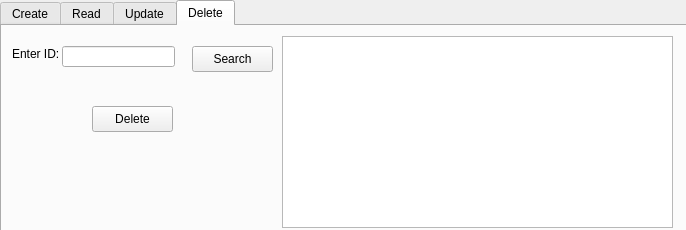
<?xml version="1.0" encoding="UTF-8"?>
<ui version="4.0">
 <class>Dialog</class>
 <widget class="QDialog" name="Dialog">
  <property name="geometry">
   <rect>
    <x>0</x>
    <y>0</y>
    <width>686</width>
    <height>230</height>
   </rect>
  </property>
  <property name="windowTitle">
   <string>Dialog</string>
  </property>
  <widget class="QTabWidget" name="menuTab">
   <property name="geometry">
    <rect>
     <x>0</x>
     <y>0</y>
     <width>691</width>
     <height>381</height>
    </rect>
   </property>
   <property name="whatsThis">
    <string>&lt;html&gt;&lt;head/&gt;&lt;body&gt;&lt;p&gt;Delete&lt;/p&gt;&lt;/body&gt;&lt;/html&gt;</string>
   </property>
   <property name="styleSheet">
    <string notr="true">Delete</string>
   </property>
   <property name="currentIndex">
    <number>3</number>
   </property>
   <widget class="QWidget" name="tab">
    <attribute name="title">
     <string>Create</string>
    </attribute>
    <widget class="QLabel" name="label">
     <property name="geometry">
      <rect>
       <x>20</x>
       <y>20</y>
       <width>81</width>
       <height>31</height>
      </rect>
     </property>
     <property name="text">
      <string>Team name:</string>
     </property>
    </widget>
    <widget class="QLabel" name="label_2">
     <property name="geometry">
      <rect>
       <x>20</x>
       <y>80</y>
       <width>71</width>
       <height>16</height>
      </rect>
     </property>
     <property name="text">
      <string>Coach name:</string>
     </property>
    </widget>
    <widget class="QLabel" name="label_3">
     <property name="geometry">
      <rect>
       <x>260</x>
       <y>20</y>
       <width>131</width>
       <height>41</height>
      </rect>
     </property>
     <property name="text">
      <string>Neughbourhood or city:</string>
     </property>
    </widget>
    <widget class="QLabel" name="label_4">
     <property name="geometry">
      <rect>
       <x>260</x>
       <y>80</y>
       <width>111</width>
       <height>16</height>
      </rect>
     </property>
     <property name="text">
      <string>Number of players:</string>
     </property>
    </widget>
    <widget class="QPushButton" name="btnSave">
     <property name="geometry">
      <rect>
       <x>290</x>
       <y>160</y>
       <width>81</width>
       <height>26</height>
      </rect>
     </property>
     <property name="text">
      <string>Save</string>
     </property>
    </widget>
    <widget class="QLineEdit" name="txtName">
     <property name="geometry">
      <rect>
       <x>90</x>
       <y>30</y>
       <width>113</width>
       <height>21</height>
      </rect>
     </property>
    </widget>
    <widget class="QLineEdit" name="txtCoach">
     <property name="geometry">
      <rect>
       <x>90</x>
       <y>80</y>
       <width>113</width>
       <height>21</height>
      </rect>
     </property>
    </widget>
    <widget class="QLineEdit" name="txtLocation">
     <property name="geometry">
      <rect>
       <x>390</x>
       <y>30</y>
       <width>113</width>
       <height>21</height>
      </rect>
     </property>
    </widget>
    <widget class="QLineEdit" name="txtNumber">
     <property name="geometry">
      <rect>
       <x>370</x>
       <y>80</y>
       <width>113</width>
       <height>21</height>
      </rect>
     </property>
    </widget>
   </widget>
   <widget class="QWidget" name="tab_3">
    <attribute name="title">
     <string>Read</string>
    </attribute>
    <widget class="QLabel" name="label_5">
     <property name="geometry">
      <rect>
       <x>20</x>
       <y>20</y>
       <width>51</width>
       <height>16</height>
      </rect>
     </property>
     <property name="text">
      <string>Enter ID:</string>
     </property>
    </widget>
    <widget class="QLineEdit" name="txtSearchById">
     <property name="geometry">
      <rect>
       <x>80</x>
       <y>20</y>
       <width>113</width>
       <height>21</height>
      </rect>
     </property>
    </widget>
    <widget class="QTextBrowser" name="txaRead">
     <property name="geometry">
      <rect>
       <x>220</x>
       <y>10</y>
       <width>441</width>
       <height>192</height>
      </rect>
     </property>
    </widget>
    <widget class="QPushButton" name="btnSearch">
     <property name="geometry">
      <rect>
       <x>50</x>
       <y>80</y>
       <width>81</width>
       <height>26</height>
      </rect>
     </property>
     <property name="text">
      <string>Search</string>
     </property>
    </widget>
   </widget>
   <widget class="QWidget" name="tab_2">
    <attribute name="title">
     <string>Update</string>
    </attribute>
    <widget class="QLabel" name="label_6">
     <property name="geometry">
      <rect>
       <x>30</x>
       <y>20</y>
       <width>51</width>
       <height>16</height>
      </rect>
     </property>
     <property name="text">
      <string>Enter ID:</string>
     </property>
    </widget>
    <widget class="QLabel" name="label_7">
     <property name="geometry">
      <rect>
       <x>30</x>
       <y>60</y>
       <width>71</width>
       <height>16</height>
      </rect>
     </property>
     <property name="text">
      <string>Team Name:</string>
     </property>
    </widget>
    <widget class="QLabel" name="label_8">
     <property name="geometry">
      <rect>
       <x>30</x>
       <y>100</y>
       <width>81</width>
       <height>16</height>
      </rect>
     </property>
     <property name="text">
      <string>Coach's name:</string>
     </property>
    </widget>
    <widget class="QLineEdit" name="txtSearchByIdUp">
     <property name="geometry">
      <rect>
       <x>90</x>
       <y>20</y>
       <width>113</width>
       <height>21</height>
      </rect>
     </property>
    </widget>
    <widget class="QLineEdit" name="txtNameUp">
     <property name="geometry">
      <rect>
       <x>100</x>
       <y>60</y>
       <width>113</width>
       <height>21</height>
      </rect>
     </property>
    </widget>
    <widget class="QLineEdit" name="txtCoachNameUp">
     <property name="geometry">
      <rect>
       <x>110</x>
       <y>100</y>
       <width>113</width>
       <height>21</height>
      </rect>
     </property>
    </widget>
    <widget class="QLabel" name="label_9">
     <property name="geometry">
      <rect>
       <x>340</x>
       <y>60</y>
       <width>131</width>
       <height>16</height>
      </rect>
     </property>
     <property name="text">
      <string>Neighbourhood and city:</string>
     </property>
    </widget>
    <widget class="QLineEdit" name="txtLocationUp">
     <property name="geometry">
      <rect>
       <x>480</x>
       <y>60</y>
       <width>131</width>
       <height>21</height>
      </rect>
     </property>
    </widget>
    <widget class="QLabel" name="label_10">
     <property name="geometry">
      <rect>
       <x>370</x>
       <y>20</y>
       <width>101</width>
       <height>16</height>
      </rect>
     </property>
     <property name="text">
      <string>Number of players:</string>
     </property>
    </widget>
    <widget class="QLineEdit" name="txtNumberUp">
     <property name="geometry">
      <rect>
       <x>480</x>
       <y>20</y>
       <width>113</width>
       <height>21</height>
      </rect>
     </property>
    </widget>
    <widget class="QPushButton" name="btnSearchByIdUp">
     <property name="geometry">
      <rect>
       <x>220</x>
       <y>20</y>
       <width>71</width>
       <height>21</height>
      </rect>
     </property>
     <property name="text">
      <string>Search</string>
     </property>
    </widget>
    <widget class="QPushButton" name="btnUpdate">
     <property name="geometry">
      <rect>
       <x>300</x>
       <y>160</y>
       <width>81</width>
       <height>26</height>
      </rect>
     </property>
     <property name="text">
      <string>Update</string>
     </property>
    </widget>
   </widget>
   <widget class="QWidget" name="tab_4">
    <attribute name="title">
     <string>Delete</string>
    </attribute>
    <widget class="QLabel" name="label_11">
     <property name="geometry">
      <rect>
       <x>10</x>
       <y>20</y>
       <width>61</width>
       <height>16</height>
      </rect>
     </property>
     <property name="text">
      <string>Enter ID:</string>
     </property>
    </widget>
    <widget class="QLineEdit" name="txtSearchByIdDel">
     <property name="geometry">
      <rect>
       <x>60</x>
       <y>20</y>
       <width>113</width>
       <height>21</height>
      </rect>
     </property>
    </widget>
    <widget class="QPushButton" name="btnSearchDel">
     <property name="geometry">
      <rect>
       <x>190</x>
       <y>20</y>
       <width>81</width>
       <height>26</height>
      </rect>
     </property>
     <property name="text">
      <string>Search</string>
     </property>
    </widget>
    <widget class="QTextBrowser" name="txaDelete">
     <property name="geometry">
      <rect>
       <x>280</x>
       <y>10</y>
       <width>391</width>
       <height>192</height>
      </rect>
     </property>
    </widget>
    <widget class="QPushButton" name="btnDelete">
     <property name="geometry">
      <rect>
       <x>90</x>
       <y>80</y>
       <width>81</width>
       <height>26</height>
      </rect>
     </property>
     <property name="text">
      <string>Delete</string>
     </property>
    </widget>
   </widget>
  </widget>
 </widget>
 <resources/>
 <connections/>
</ui>
